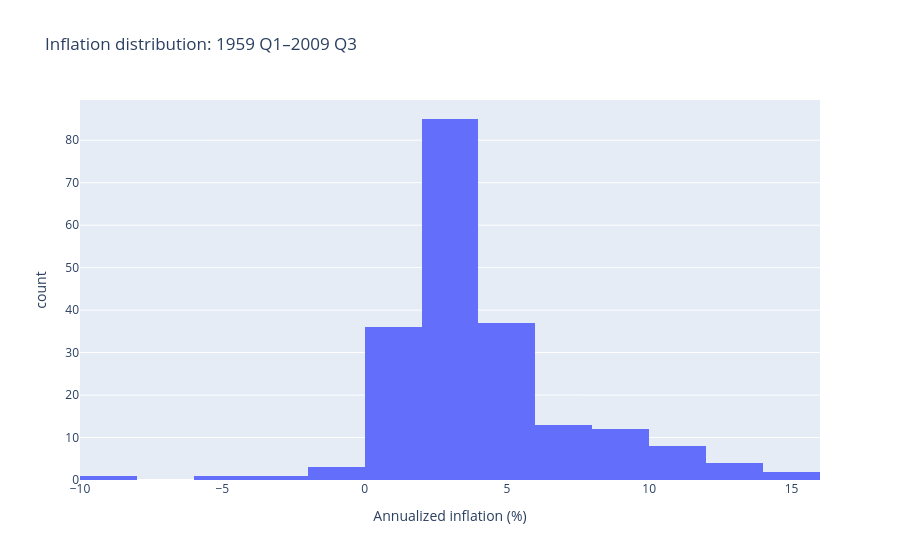
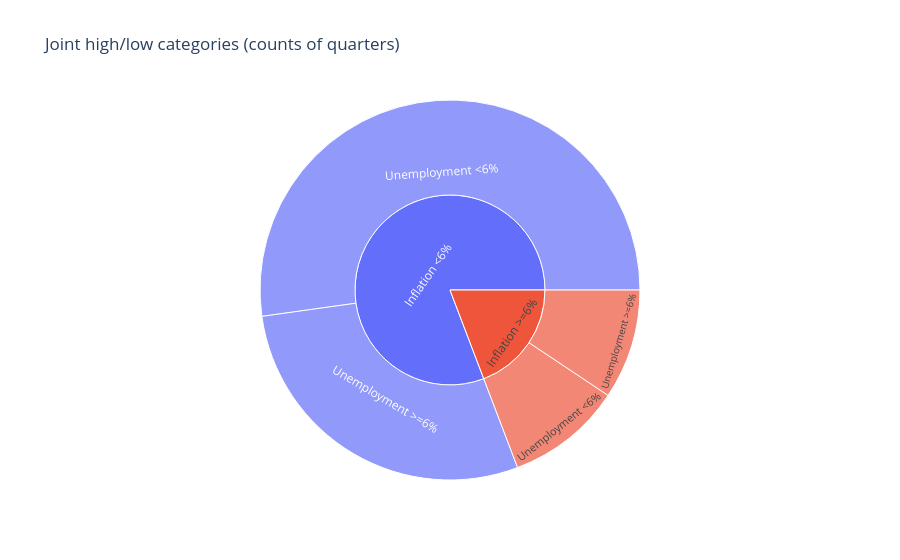

Source (notebook cell) for these figures, in order:
### Markdown cell above
---
### Stage B — Add a distribution and a novel hierarchical chart

The dashboard histogram keeps consistent 2-point inflation bins; the standalone notebook example below uses automatic bins. The sunburst needs a tidy table of unique category combinations, so I grouped each quarter into a high/low inflation label and a high/low unemployment label, then counted the rows. This makes the sunburst's geometry auditably tied to raw row counts. It is important not to supply incompatible parent totals because Plotly's sunburst `branchvalues` rules are strict.

### Code cell
# Stage C: histogram
px.histogram(df, x='infl', nbins=18,
             title='Inflation distribution: 1959 Q1–2009 Q3',
             labels={'infl':'Annualized inflation (%)'}).show()

# Stage D: standalone sunburst example with count aggregation
sun = df.copy()
sun['Inflation group'] = sun['infl'].ge(6).map({True:'Inflation >=6%', False:'Inflation <6%'})
sun['Unemployment group'] = sun['unemp'].ge(6).map({True:'Unemployment >=6%', False:'Unemployment <6%'})
counts = sun.groupby(['Inflation group','Unemployment group']).size().reset_index(name='Quarters')
fig4 = px.sunburst(counts, path=['Inflation group','Unemployment group'], values='Quarters',
                   title='Joint high/low categories (counts of quarters)')
fig4.show()

### Figure 1 — Plotly figure (JSON) as saved in the notebook; plotly's stock layout.template omitted (floating-point values rounded to 4 significant figures; data arrays with more than 128 entries replaced by an {"elided": "..."} marker saying what was removed)
{"data": [{"bingroup": "x", "hovertemplate": "Annualized inflation (%)=%{x}<br>count=%{y}<extra></extra>", "legendgroup": "", "marker": {"color": "#636efa", "pattern": {"shape": ""}}, "name": "", "nbinsx": 18, "orientation": "v", "showlegend": false, "type": "histogram", "x": {"elided": "203 float values"}, "xaxis": "x", "yaxis": "y"}], "layout": {"barmode": "relative", "legend": {"tracegroupgap": 0}, "title": {"text": "Inflation distribution: 1959 Q1–2009 Q3"}, "xaxis": {"anchor": "y", "domain": [0, 1], "title": {"text": "Annualized inflation (%)"}}, "yaxis": {"anchor": "x", "domain": [0, 1], "title": {"text": "count"}}}}

### Figure 2 — Plotly figure (JSON) as saved in the notebook; plotly's stock layout.template omitted (floating-point values rounded to 4 significant figures)
{"data": [{"branchvalues": "total", "domain": {"x": [0, 1], "y": [0, 1]}, "hovertemplate": "labels=%{label}<br>Quarters=%{value}<br>parent=%{parent}<br>id=%{id}<extra></extra>", "ids": ["Inflation <6%/Unemployment <6%", "Inflation <6%/Unemployment >=6%", "Inflation >=6%/Unemployment <6%", "Inflation >=6%/Unemployment >=6%", "Inflation <6%", "Inflation >=6%"], "labels": ["Unemployment <6%", "Unemployment >=6%", "Unemployment <6%", "Unemployment >=6%", "Inflation <6%", "Inflation >=6%"], "name": "", "parents": ["Inflation <6%", "Inflation <6%", "Inflation >=6%", "Inflation >=6%", "", ""], "type": "sunburst", "values": [106.0, 58.0, 20.0, 19.0, 164.0, 39.0]}], "layout": {"legend": {"tracegroupgap": 0}, "title": {"text": "Joint high/low categories (counts of quarters)"}}}
